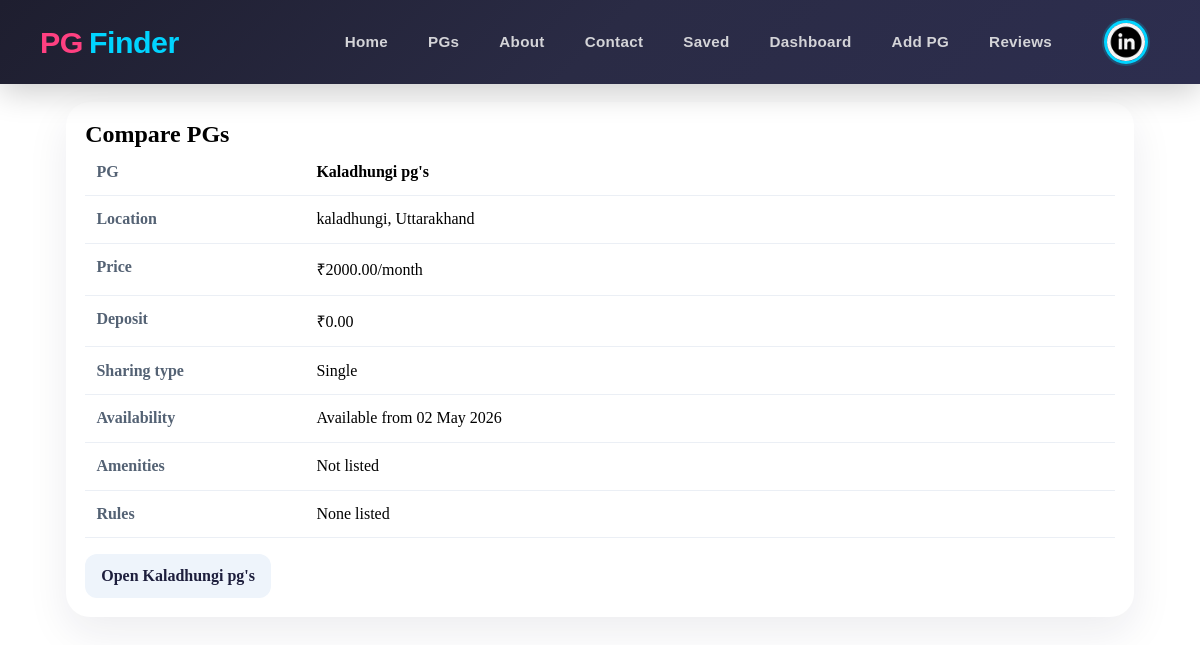
/pgs/compare/?compare=23 (signed in), run on the app's committed database.
### users/models.py (models this page shows, shortened)
class MyUser(AbstractBaseUser):
    email = models.EmailField(
        verbose_name="Email Address",
        max_length=255,
        unique=True,
    )
    username = models.CharField(max_length=50,unique=True)
    first_name = models.CharField(max_length=50)
    last_name = models.CharField(max_length=50)
    gender = models.CharField(max_length=30,blank=True,null=True, choices=[
        ('male','Male'),
        ('female','Female'),
    ])
    date_of_birth = models.DateField(blank=True, null=True)
    phone =  models.CharField(max_length=15,unique=True )
    profile_image = models.ImageField(upload_to='profile_images/', blank=True, null=True)
    is_owner = models.BooleanField(default=False)
    aadhar_card = models.CharField(max_length=20, unique=True, blank=True, null=True)
    address = models.TextField(blank=True, null=True)
    city = models.CharField(max_length=100, blank=True, null=True)
    state = models.CharField(max_length=100, blank=True, null=True)
    pin_code = models.CharField(max_length=10, blank=True, null=True)
    date_joined = models.DateTimeField(auto_now_add=True,blank=True)
    last_login = models.DateTimeField(auto_now_add=True)
    is_admin = models.BooleanField(default=False)
    is_staff = models.BooleanField(default=False)
    is_active = models.BooleanField(default=False)
    is_superadmin = models.BooleanField(default=False)
    objects = MyUserManager()
    USERNAME_FIELD = "email"
    REQUIRED_FIELDS = ["username","first_name", "last_name", "date_of_birth"]

### pgs/models.py (models this page shows, shortened)
class PgListing(models.Model):
    TYPE_CHOICES = [
        ("boys", "Boys"),
        ("girls", "Girls"),
        ("coed", "Coed"),
        ("family", "Family"),
    ]
    SHARING_CHOICES = [
        ("single", "Single"),
        ("double", "Double"),
        ("triple", "Triple"),
        ("quad", "Quad"),
    ]
    FURNISHING_CHOICES = [
        ("fully_furnished", "Fully Furnished"),
        ("semi_furnished", "Semi Furnished"),
        ("unfurnished", "Unfurnished"),
    ]
    owner = models.ForeignKey(Users, on_delete=models.CASCADE, related_name="pg_listings")
    title = models.CharField(max_length=100)
    slug = models.SlugField(max_length=200, unique=True)
    description = models.TextField()
    address = models.CharField(max_length=255)
    city = models.CharField(max_length=100)
    state = models.CharField(max_length=100)
    pin_code = models.CharField(max_length=10)
    latitude = models.DecimalField(max_digits=9, decimal_places=6, null=True, blank=True, help_text="Latitude coordinate")
    longitude = models.DecimalField(max_digits=9, decimal_places=6, null=True, blank=True, help_text="Longitude coordinate")
    price_per_month = models.DecimalField(max_digits=10, decimal_places=2)
    security_deposit = models.DecimalField(max_digits=10, decimal_places=2, default=0)
    available_from = models.DateField()
    is_available = models.BooleanField(default=True)
    type_of_pg = models.CharField(max_length=20, blank=True, null=True, choices=TYPE_CHOICES)
    amenities = models.TextField(help_text="Comma-separated list of amenities", blank=True, null=True)
    preferred_tenants = models.CharField(
        max_length=255,
        blank=True,
        help_text="Comma-separated preferred tenant types",
    )
    furnishing_status = models.CharField(
        max_length=30,
        choices=FURNISHING_CHOICES,
        default="fully_furnished",
    )
    food_available = models.BooleanField(default=False)
    parking_available = models.BooleanField(default=False)
    wifi_available = models.BooleanField(default=False)
    rules_or_restrictions = models.TextField(blank=True)
    sharing_type = models.CharField(max_length=20, choices=SHARING_CHOICES)
    created_at = models.DateTimeField(auto_now_add=True)
    updated_at = models.DateTimeField(auto_now=True)
    class Meta:
        ordering = ["-created_at"]

### pgs/views.py (the view)
# urls.py: path("compare/", views.compare_pgs, name="compare_pgs"),
@login_required(login_url="user_login")
def compare_pgs(request):
    compare_ids = _active_compare_ids(request)
    compare_pgs = PgListing.objects.filter(id__in=compare_ids).prefetch_related("images")[:3]
    return render(request, "pgs/compare.html", {"compare_pgs": compare_pgs})

### pgs/views.py (called while the page is built)
def _active_compare_ids(request):
    ids = []
    for raw_id in request.GET.getlist("compare"):
        try:
            ids.append(int(raw_id))
        except (TypeError, ValueError):
            continue
    return ids[:3]

### templates/pgs/compare.html (shortened to what this page needs)
{% extends "base.html" %}
{% block content %}
<section class="compare-shell">
  <div class="panel">
    <h1>Compare PGs</h1>
    {% if compare_pgs %}
      <table>
        <tr><th>PG</th>{% for pg in compare_pgs %}<td><strong>{{ pg.title }}</strong></td>{% endfor %}</tr>
        <tr><th>Location</th>{% for pg in compare_pgs %}<td>{{ pg.city }}, {{ pg.state }}</td>{% endfor %}</tr>
        <tr><th>Price</th>{% for pg in compare_pgs %}<td>₹{{ pg.price_per_month }}/month</td>{% endfor %}</tr>
        <tr><th>Deposit</th>{% for pg in compare_pgs %}<td>₹{{ pg.security_deposit }}</td>{% endfor %}</tr>
        <tr><th>Sharing type</th>{% for pg in compare_pgs %}<td>{{ pg.get_sharing_type_display }}</td>{% endfor %}</tr>
        <tr><th>Availability</th>{% for pg in compare_pgs %}<td>{% if pg.is_available %}Available from {{ pg.available_from|date:"d M Y" }}{% else %}Unavailable{% endif %}</td>{% endfor %}</tr>
        <tr><th>Amenities</th>{% for pg in compare_pgs %}<td>{{ pg.amenities|default:"Not listed" }}</td>{% endfor %}</tr>
        <tr><th>Rules</th>{% for pg in compare_pgs %}<td>{{ pg.rules_or_restrictions|default:"None listed" }}</td>{% endfor %}</tr>
      </table>
      <div class="cta">
        {% for pg in compare_pgs %}
          <a href="{% url 'pg_detail' pg.slug %}">Open {{ pg.title }}</a>
        {% endfor %}
      </div>
    {% else %}
      <p>Select up to three listings from the PG list to compare them here.</p>
    {% endif %}
  </div>
</section>
{% endblock %}

### templates/includes/nav.html (shortened to what this page needs)
{% load static %}
<nav class="navbar">
  <a class="logo" href="{% url 'home' %}">
    <div class="logo"> <span>PG</span>Finder</div>
  </a>
  <ul class="nav-links">
    {% if user.is_authenticated %}
      <li><a href="{% url 'home'%}">Home</a></li>
      <li><a href="{% url 'pgs' %}">PGs</a></li>
      <li><a href="{% url 'about' %}">About</a></li>
      <li><a href="{% url 'contact' %}">Contact</a></li>
      <li><a href="{% url 'saved_pg_list' %}">Saved</a></li>
      {% if user.is_owner or user.is_staff %}
        <li><a href="{% url 'owner_dashboard' %}">Dashboard</a></li>
          <li><a href="{% url 'pg_register' %}">Add PG</a></li>
        <li><a href="{% url 'owner_booking_reviews' %}">Reviews</a></li>
      {% endif %}
      <li class="user-profile">
        <div class="profile-container" id="profileToggle">
          {% if user.profile_image %}
            <img src="{{ user.profile_image.url }}" alt="Profile" class="profile-img">
          {% else %}
            <img src="{% static 'images/user.png' %}" alt="Profile" class="profile-img">
          {% endif %}
        </div>
      </li>
    {% else %}
      <li><a href="{% url 'about' %}">About</a></li>
      <li><a href="{%url 'user_login'%}">Login</a></li>
      <li><a href="{%url 'signup'%}">Signup</a></li>
    {% endif %}
  </ul>
</nav>

### static/css/nav.css (style rules this page uses)
* { margin: 0; padding: 0; box-sizing: border-box; }
html { margin: 0; padding: 0; }
body { margin: 0; padding: 0; padding-top: 70px; }
.navbar { background: linear-gradient(135deg, #1e1e2f 0%, #2a2b45 50%, #2d2e4f 100%); color: white; display: flex; justify-content: space-between; align-items: center; padding: 12px 40px; font-family: 'Poppins', sans-serif; position: fixed; top: 0; left: 0; right: 0; width: 100%; z-index: 1000; box-shadow: 0 8px 32px rgba(0, 0, 0, 0.2); backdrop-filter: blur(10px); min-height: 70px; }
.logo { font-size: 1.9rem; font-weight: 800; color: #00d4ff; text-decoration: none; display: flex; align-items: center; gap: 6px; transition: all 0.3s ease; letter-spacing: -0.5px; }
.logo span { color: #ff4081; font-weight: 800; }
.nav-links { list-style: none; display: flex; gap: 40px; align-items: center; }
.nav-links a { text-decoration: none; color: #d4d4d8; font-size: 0.95rem; font-weight: 600; transition: all 0.3s ease; position: relative; letter-spacing: 0.3px; }
.nav-links a::after { content: ''; position: absolute; bottom: -8px; left: 0; width: 0; height: 3px; background: linear-gradient(135deg, #00d4ff, #0099cc); transition: width 0.3s ease; border-radius: 3px; }
.user-profile { list-style: none; margin-left: auto; position: relative; }
.profile-container { display: flex; flex-direction: column; align-items: center; gap: 6px; cursor: pointer; transition: all 0.3s ease; padding: 8px 12px; border-radius: 12px; }
.profile-img { width: 44px; height: 44px; border-radius: 50%; object-fit: cover; border: 3px solid #00d4ff; transition: all 0.3s ease; box-shadow: 0 0 0 2px rgba(0, 212, 255, 0.2); }

### templates/base.html (style rules this page uses)
html, body { max-width: 100vw !important; overflow-x: hidden !important; }

### templates/pgs/compare.html (style rules this page uses)
.compare-shell { max-width: 1100px; margin: 2rem auto; padding: 0 1rem 3rem; }
.panel { background:white; border-radius:24px; box-shadow:0 16px 42px rgba(30,31,61,0.08); padding:1.2rem; }
table { width:100%; border-collapse:collapse; }
th, td { border-bottom:1px solid #ebeff5; padding:.9rem .7rem; text-align:left; vertical-align:top; }
th { width:220px; color:#546274; }
.cta { margin-top:1rem; display:flex; gap:.8rem; flex-wrap:wrap; }
.cta a { text-decoration:none; background:#eef4fb; color:#1e1f3d; padding:.8rem 1rem; border-radius:12px; font-weight:700; }

### data on the page
MyUser: profile_image (picture)
PgListing: title "Kaladhungi pg's", city "kaladhungi", state "Uttarakhand", price_per_month "2000.00", security_deposit "0.00", sharing_type "Single", available_from "02 May 2026", amenities "Not listed", rules_or_restrictions "None listed"
